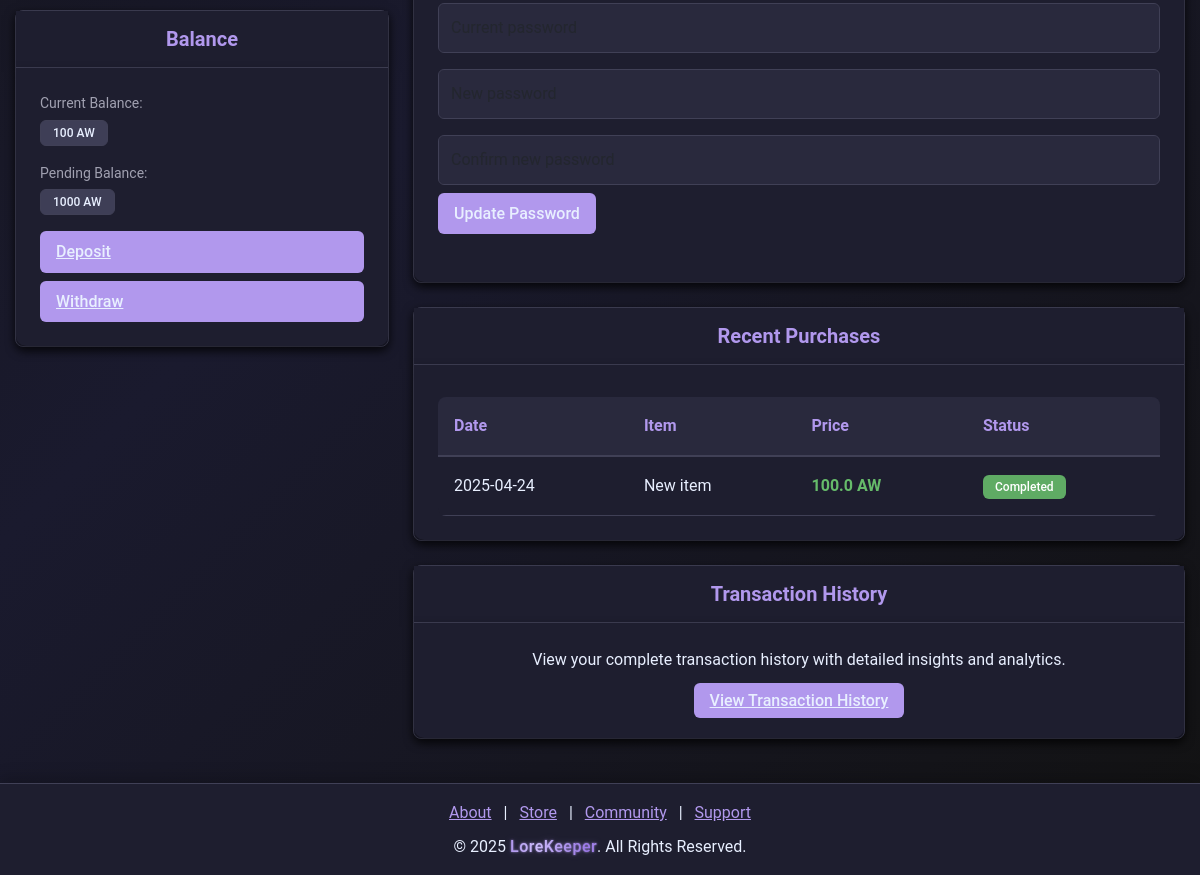
Page /account (signed in, lower part) on the earlier database version.
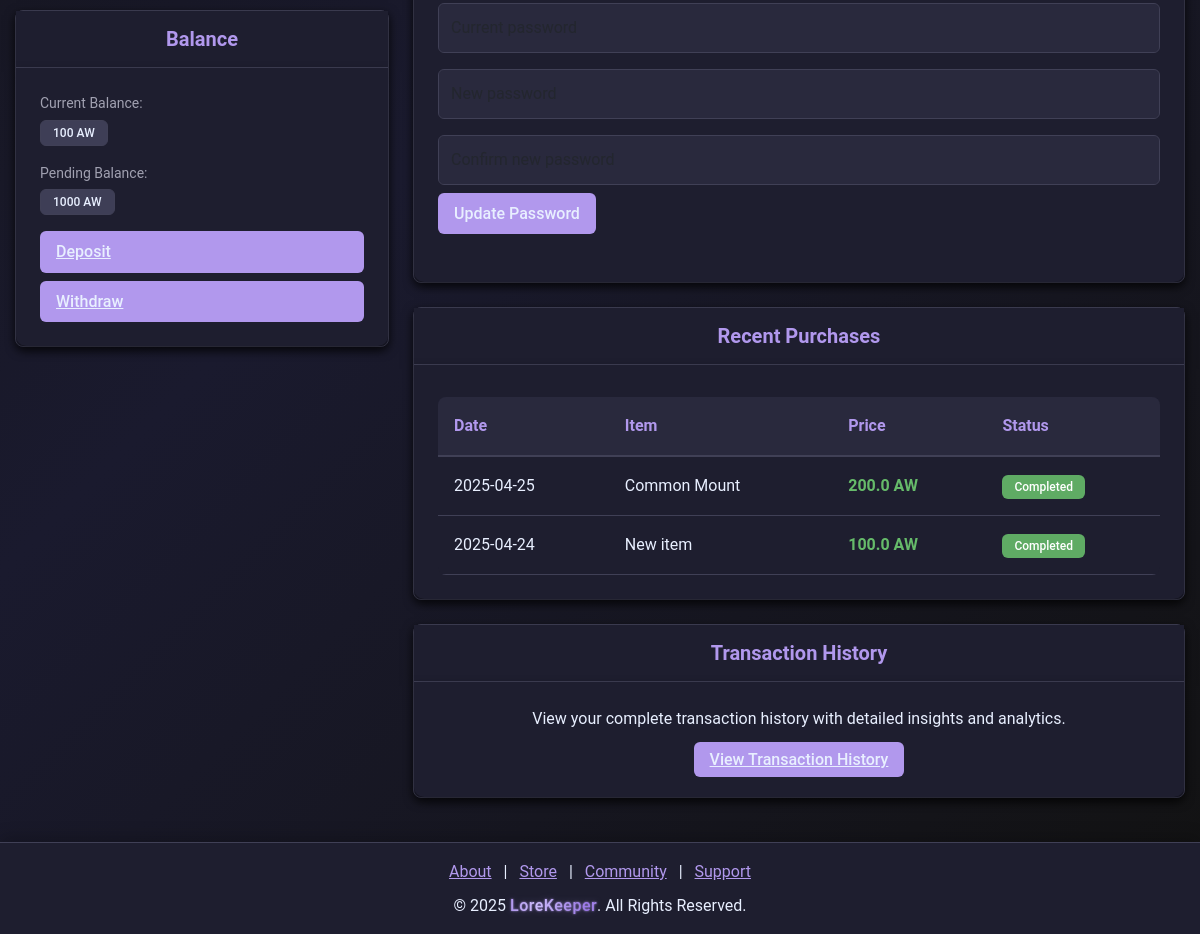
Same page on the later database version.
### models.py (models this page shows)
class Purchase(db.Model):
    __tablename__ = "purchases"
    id = db.Column(db.Integer, primary_key=True)
    user_id = db.Column(
        db.Integer, db.ForeignKey("users.id"), nullable=False, index=True
    )
    item_id = db.Column(db.Integer, db.ForeignKey("items.id"), nullable=False)
    vendor_id = db.Column(db.Integer, db.ForeignKey("vendors.id"), nullable=False)
    quantity = db.Column(db.Integer, default=1)
    purchase_date = db.Column(db.DateTime, default=datetime.utcnow)
    total_price = db.Column(db.Float, nullable=False)
    user = db.relationship("User", back_populates="purchases")

### app.py (the view)
@app.route("/account", methods=["GET", "POST"])
@login_required
def account():
    user = User.query.get(session.get("user_id"))
    if not user:
        session.clear()
        return redirect(url_for("login"))
    purchases = (
        Purchase.query.filter_by(user_id=user.id)
        .order_by(Purchase.purchase_date.desc())
        .limit(5)
        .all()
    )
    for purchase in purchases:
        purchase.item_name = (
            Item.query.get(purchase.item_id).name if purchase.item_id else "N/A"
        )
        purchase.item_status = (
            "Completed"  # Or get from the actual status field if available
        )
    transactions = (
        SystemTransaction.query.filter(
            (SystemTransaction.sender_id == user.id)
            | (SystemTransaction.receiver_id == user.id)
        )
        .order_by(SystemTransaction.created_at.desc())
        .limit(10)
        .all()
    )
    for transaction in transactions:
        if transaction.sender_id > 0:
            sender = User.query.get(transaction.sender_id)
            transaction.sender_name = sender.username if sender else "Unknown"
        else:
            transaction.sender_name = (
                "System" if transaction.sender_id == SYSTEM_ID else "Payment Provider"
            )
        receiver = User.query.get(transaction.receiver_id)
        transaction.receiver_name = receiver.username if receiver else "Unknown"
    return render_template(
        "myaccount_template.html",
        purchases=purchases,
        transactions=transactions,
        user=user,
    )

### app.py (called while the page is built)
@app.after_request
def add_header(response):
    response.headers["Cache-Control"] = "no-store"
    return response

@app.before_request
def before_request():
    try:
        if session.get("user_id"):
            session.permanent = True
        else:
            getCookie()
    except Exception:
        session.clear()

### wrappers.py (called while the page is built)
def login_required(f):
    @wraps(f)
    def decorated_function(*args, **kwargs):
        if not session.get("user_id"):
            flash("You must be logged in to access this page", "warning")
            return redirect(url_for("login"))
        return f(*args, **kwargs)
    return decorated_function

### templates/myaccount_template.html (shortened to what this page needs)
{% extends "nav_footer_template.html" %}  {% block content %}
<div id="wrapper">
  <div class="container mt-5">
    <div class="row">
      <div class="col-md-4">
        <div class="account-card mb-4">
          <div class="card-header">
            <h3>Balance</h3>
          </div>
          <div class="card-body">
            <div class="balance-label">Current Balance:</div>
            <p class="mb-3">
              <span id="balance-field" class="badge bg-secondary"><span id="balance">100</span><span id="currency-code"> AW</span></span>
            </p>
            <div class="balance-label">Pending Balance:</div>
            <p class="mb-3">
              <span id="pending-balance-field" class="badge bg-secondary"><span id="pending-balance">1000</span><span id="currency-code"> AW</span></span>
            </p>
            <div class="d-grid gap-2">
              <a href="/checkout/deposit" class="admin-btn admin-btn-primary">Deposit</a>
              <a href="/store#subscriptions" class="admin-btn admin-btn-primary">Withdraw</a>
            </div>
          </div>
        </div>
      </div>
      <div class="col-md-8">
        <div class="account-card mb-4">
          <div class="card-body">
            <form class="account-form">
              <div class="mb-4">
                <input type="password" class="form-control" id="current-password" placeholder="Current password"/>
                <input type="password" class="form-control" id="new-password" placeholder="New password"/>
                <input type="password" class="form-control mb-2" id="confirm-password" placeholder="Confirm new password"/>
                <button type="button" class="admin-btn admin-btn-primary">Update Password</button>
              </div>
            </form>
          </div>
        </div>
        <div class="account-card mb-4">
          <div class="card-header">
            <h3>Recent Purchases</h3>
          </div>
          <div class="card-body">
            <div class="table-responsive">
              <table class="data-table">
                <thead>
                  <tr>
                    <th>Date</th>
                    <th>Item</th>
                    <th>Price</th>
                    <th>Status</th>
                  </tr>
                </thead>
                <tbody>
                  {% for purchase in purchases %}
                  <tr>
                    <td>{{ purchase.purchase_date.strftime('%Y-%m-%d') }}</td>
                    <td>{{ purchase.item_name }}</td>
                    <td><span class="amount-positive">{{ purchase.total_price }} AW</span></td>
                    <td><span class="badge bg-success">{{ purchase.item_status }}</span></td>
                  </tr>
                  {% endfor %}
                </tbody>
              </table>
            </div>
          </div>
        </div>
        <div class="account-card mb-4">
          <div class="card-header">
            <h3>Transaction History</h3>
          </div>
          <div class="card-body text-center">
            <p class="mb-3">View your complete transaction history with detailed insights and analytics.</p>
            <a href="/account/transactions" class="admin-btn admin-btn-primary">View Transaction History</a>
          </div>
        </div>
      </div>
    </div>
  </div>
</div>
{% endblock %}

Differences in the rows shown:
added Purchase: purchase_date "2025-04-25", item_name "Common Mount", total_price "200.0", item_status "Completed"
